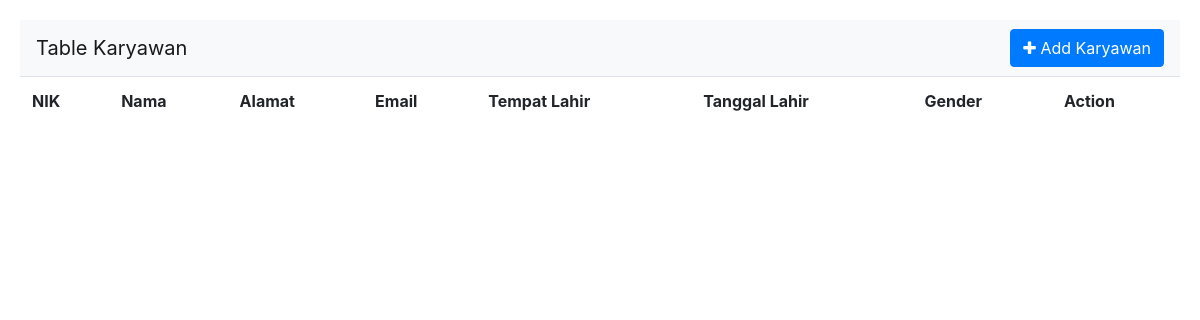
Before: / with the older database file.
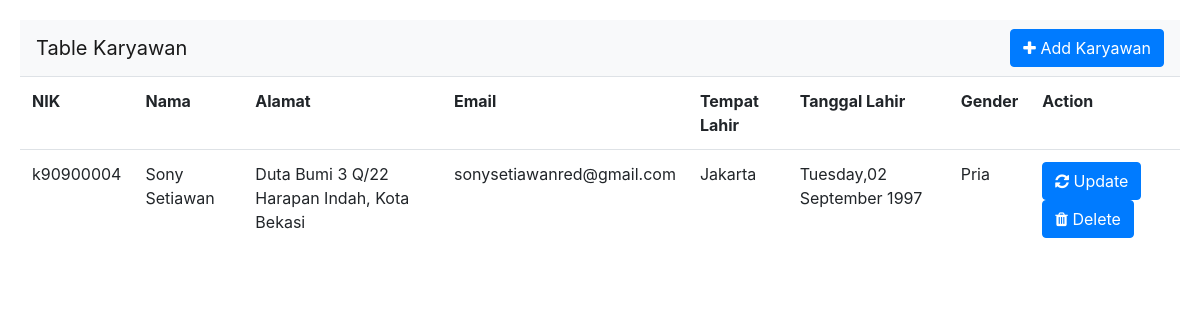
After: the same page with the newer database file.
### tables this page shows
CREATE TABLE `tablenikkaryawan` (
  `idKaryawan` int(11) DEFAULT NULL,
  `nik` varchar(10) DEFAULT NULL
);

CREATE TABLE `tablekaryawan` (
  `idKaryawan` int(11) NOT NULL,
  `nama` varchar(50) DEFAULT NULL,
  `alamat` varchar(100) DEFAULT NULL,
  `email` varchar(50) DEFAULT NULL,
  `tempatLahir` varchar(50) DEFAULT NULL,
  `tanggalLahir` date DEFAULT NULL,
  `gender` varchar(20) DEFAULT NULL
);

### Index.php (the view, shortened to what this page needs)
<!DOCTYPE html>
<html>
<head>
	<link rel="stylesheet" href="style.css">
	<?php include 'connection.php' ?>
	<?php include 'indexStyle.php' ?>
</head>
<body>
	<nav class="navbar navbar-light bg-light justify-content-between">
		<a class="navbar-brand">Table Karyawan</a>
		<a href="/crud-php-2/pageCreate.php" class="btn btn-primary"><i class="fa fa-plus"></i> Add Karyawan</i></a>
	</nav>
	<div class="table-responsive">
		<table class="table table-hover">
			<tr>
				<th scope="col">NIK</th>
				<th scope="col">Nama</th>
				<th scope="col">Alamat</th>
				<th scope="col">Email</th>
				<th scope="col">Tempat Lahir</th>
				<th scope="col">Tanggal Lahir</th>
				<th scope="col">Gender</th>
				<th scope="col">Action</th>
			</tr>
			<?php
				$sql="SELECT `tablenikkaryawan`.`NIK`, tablekaryawan.* FROM tablekaryawan LEFT JOIN tablenikkaryawan ON tablenikkaryawan.idKaryawan=tablekaryawan.idKaryawan";
				$result=$conn->query($sql);
				if($result->num_rows>0){
					while ($row=$result->fetch_assoc()) {
						$temp_nik=$row['NIK'];
						$temp_idKaryawan=$row['idKaryawan'];
                        $temp_nama=$row['nama'];
                        $temp_alamat=$row['alamat'];
                        $temp_email=$row['email'];
                        $temp_tempatLahir=$row['tempatLahir'];
                        $temp_tanggalLahir=date_create($row['tanggalLahir']);
                        $temp_gender=$row['gender'];
			?>
			<tr>
				<td><?php echo $temp_nik ?></td>
				<td><?php echo $temp_nama ?></td>
				<td><?php echo $temp_alamat ?></td>
				<td><?php echo $temp_email ?></td>
				<td><?php echo $temp_tempatLahir ?></td>
				<td><?php echo date_format($temp_tanggalLahir, "l,d F Y") ?></td>
				<td><?php echo $temp_gender ?></td>
				<td>
					<a class="btn btn-primary" href="/crud-php-2/pageUpdate.php?idKaryawan=<?php echo $temp_idKaryawan?>"><i
							class="fa fa-refresh" aria-hidden="true"></i>
						Update</a>
					<a class="btn btn-primary" href="delete.php?idKaryawan=<?php echo $temp_idKaryawan?>"><i class="fa fa-trash"
							aria-hidden="true"></i>
						Delete</a>
				</td>
			</tr>
			<?php
					}
				}
			?>
		</table>
	</div>
</body>
</html>

### indexStyle.php (shortened to what this page needs)
<link rel="stylesheet" href="https://stackpath.bootstrapcdn.com/bootstrap/4.5.2/css/bootstrap.min.css"
>
<link rel="stylesheet" href="https://cdnjs.cloudflare.com/ajax/libs/font-awesome/4.7.0/css/font-awesome.min.css">

### style.css (style rules this page uses)
body { padding: 20px; }

Changed rows visible on the page:
added tablenikkaryawan: nik "k90900004", idKaryawan.nama "Sony Setiawan", idKaryawan.alamat "Duta Bumi 3 Q/22 Harapan Indah, Kota Bekasi", idKaryawan.email "sonysetiawanred@gmail.com", idKaryawan.tempatLahir "Jakarta", idKaryawan.tanggalLahir "Tuesday,02 September 1997", idKaryawan.gender "Pria"
